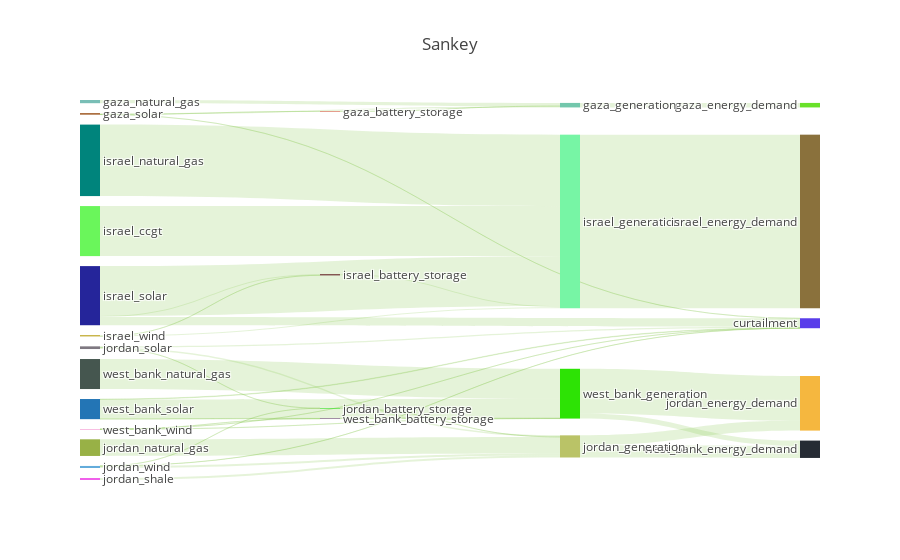

Write notebook code for a chart like this one.
### Markdown cell above
## Looking at Palestinian self-sufficiency

### Code cell
region='west_bank'
scenario='BAU'
results[scenario].plot_self_sufficiency(region=region)
results[scenario].get_self_sufficiency(region=region)
results[scenario].plot_flows_sankey()

### Figure 1 — Plotly figure (JSON) as saved in the notebook; plotly's stock layout.template omitted (floating-point values rounded to 4 significant figures)
{"data": [{"domain": {"x": [0, 1], "y": [0, 1]}, "link": {"color": ["rgba(127, 194, 65, 0.2)", "rgba(127, 194, 65, 0.2)", "rgba(127, 194, 65, 0.2)", "rgba(127, 194, 65, 0.2)", "rgba(127, 194, 65, 0.2)", "rgba(127, 194, 65, 0.2)", "rgba(127, 194, 65, 0.2)", "rgba(127, 194, 65, 0.2)", "rgba(127, 194, 65, 0.2)", "rgba(127, 194, 65, 0.2)", "rgba(127, 194, 65, 0.2)", "rgba(127, 194, 65, 0.2)", "rgba(127, 194, 65, 0.2)", "rgba(127, 194, 65, 0.2)", "rgba(127, 194, 65, 0.2)", "rgba(127, 194, 65, 0.2)", "rgba(127, 194, 65, 0.2)", "rgba(127, 194, 65, 0.2)", "rgba(127, 194, 65, 0.2)", "rgba(127, 194, 65, 0.2)", "rgba(127, 194, 65, 0.2)", "rgba(127, 194, 65, 0.2)", "rgba(127, 194, 65, 0.2)", "rgba(127, 194, 65, 0.2)", "rgba(127, 194, 65, 0.2)", "rgba(127, 194, 65, 0.2)", "rgba(127, 194, 65, 0.2)", "rgba(127, 194, 65, 0.2)", "rgba(127, 194, 65, 0.2)", "rgba(127, 194, 65, 0.2)", "rgba(127, 194, 65, 0.2)", "rgba(127, 194, 65, 0.2)", "rgba(127, 194, 65, 0.2)", "rgba(127, 194, 65, 0.2)", "rgba(127, 194, 65, 0.2)", "rgba(127, 194, 65, 0.2)", "rgba(127, 194, 65, 0.2)", "rgba(127, 194, 65, 0.2)", "rgba(127, 194, 65, 0.2)", "rgba(127, 194, 65, 0.2)", "rgba(127, 194, 65, 0.2)", "rgba(127, 194, 65, 0.2)", "rgba(127, 194, 65, 0.2)", "rgba(127, 194, 65, 0.2)", "rgba(127, 194, 65, 0.2)", "rgba(127, 194, 65, 0.2)", "rgba(127, 194, 65, 0.2)", "rgba(127, 194, 65, 0.2)", "rgba(127, 194, 65, 0.2)", "rgba(127, 194, 65, 0.2)", "rgba(127, 194, 65, 0.2)", "rgba(127, 194, 65, 0.2)"], "source": [0, 34, 2, 32, 4, 5, 5, 5, 39, 7, 8, 9, 35, 35, 35, 35, 11, 12, 12, 12, 13, 13, 13, 41, 15, 16, 17, 40, 40, 40, 19, 20, 21, 21, 21, 22, 22, 22, 43, 24, 25, 26, 42, 42, 42, 28, 29, 29, 29, 30, 30, 30], "target": [31, 32, 32, 31, 32, 33, 34, 32, 35, 35, 35, 35, 31, 36, 37, 38, 35, 33, 39, 35, 33, 39, 35, 40, 40, 40, 40, 36, 37, 38, 40, 40, 33, 41, 40, 33, 41, 40, 42, 42, 42, 42, 36, 37, 38, 42, 33, 43, 42, 33, 43, 42], "value": [0, 12060.0, 0, 2335000.0, 1653000.0, 44330.0, 12060.0, 669200.0, 549500.0, 25910000.0, 0, 0, 0, 89900000.0, 0, 0, 37020000.0, 4231000.0, 547500.0, 25840000.0, 0, 2001.0, 582600.0, 39960.0, 0, 0, 0, 0, 5181000.0, 6285000.0, 8619000.0, 1036000.0, 584600.0, 23260.0, 781600.0, 51140.0, 16700.0, 990100.0, 209500.0, 0, 0, 0, 0, 23100000.0, 2694000.0, 15540000.0, 244800.0, 206500.0, 9974000.0, 3103.0, 3040.0, 68730.0]}, "node": {"color": ["e02e88", "e9f642", "cd0fb1", "fc1c57", "79beb6", "994f17", "ece8dd", "6af65b", "e3bcfd", "7c7eea", "b1d4ab", "00847c", "25259a", "baa119", "da38fa", "71048f", "b8389b", "1a9c3e", "bc09e8", "98b146", "f060ea", "7e7881", "63acdb", "28a0e7", "087a1f", "2e34aa", "3d35ea", "1efbeb", "45564f", "2375b5", "f17cc5", "69e129", "73c7ac", "593dea", "ca3a1a", "77f5a5", "8a713c", "f5b73f", "262b34", "601d22", "bac367", "12dd01", "2de305", "4a2153"], "label": ["egypt_generation", "gaza_battery_storage", "gaza_diesel", "gaza_generation", "gaza_natural_gas", "gaza_solar", "israel_battery_storage", "israel_ccgt", "israel_coal", "israel_diesel", "israel_generation", "israel_natural_gas", "israel_solar", "israel_wind", "jordan_battery_storage", "jordan_ccgt", "jordan_coal", "jordan_diesel", "jordan_generation", "jordan_natural_gas", "jordan_shale", "jordan_solar", "jordan_wind", "west_bank_battery_storage", "west_bank_ccgt", "west_bank_coal", "west_bank_diesel", "west_bank_generation", "west_bank_natural_gas", "west_bank_solar", "west_bank_wind", "gaza_energy_demand", "gaza_generation", "curtailment", "gaza_battery_storage", "israel_generation", "israel_energy_demand", "jordan_energy_demand", "west_bank_energy_demand", "israel_battery_storage", "jordan_generation", "jordan_battery_storage", "west_bank_generation", "west_bank_battery_storage"], "line": {"color": "black", "width": 0}, "pad": 10}, "orientation": "h", "type": "sankey", "valueformat": ".0f"}], "layout": {"autosize": true, "font": {"size": 12}, "title": {"text": "Sankey"}}}
